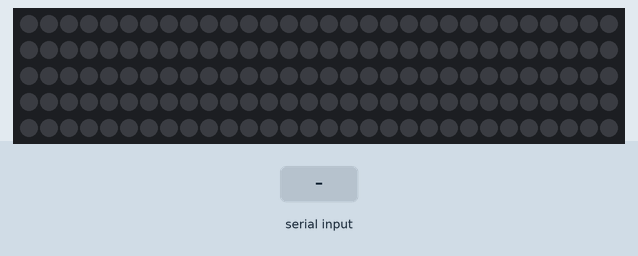
The sketch below on a simulated Arduino Uno, built with avr-gcc and run on an emulated ATmega328P. On the bench: 150 RGB LEDs in strip order, left to right, continuing on the next row. The inputs (shaded band) are chosen by the test bench. Dim RGB values are drawn brighter than linear.

Above: at 1.2 s.
1.3 s: "30,150;" received over Serial
At 1.9 s:
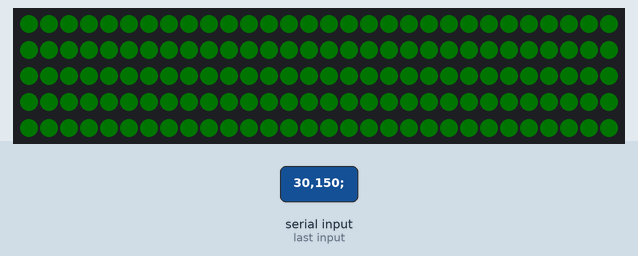
2.8 s: "200;" received over Serial
At 4.0 s:
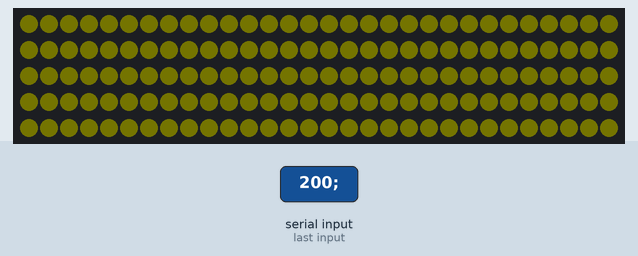
4.3 s: "90,45,200,10;" received over Serial
At 5.5 s:
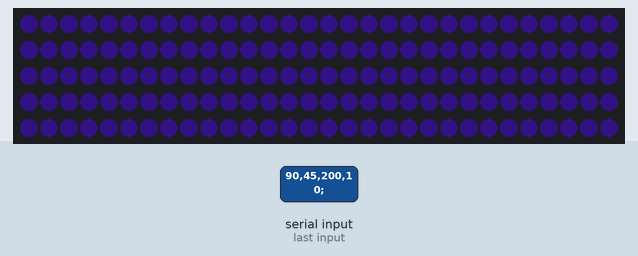
5.8 s: "30,150;" received over Serial
At 6.5 s:
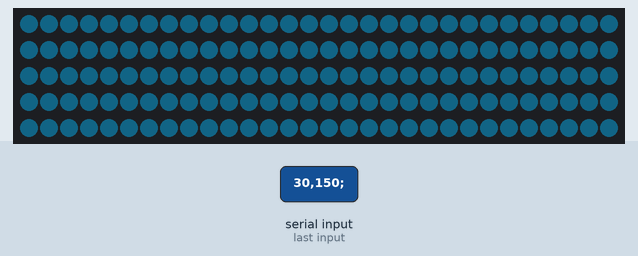
7.3 s: "200;" received over Serial
At 7.7 s:
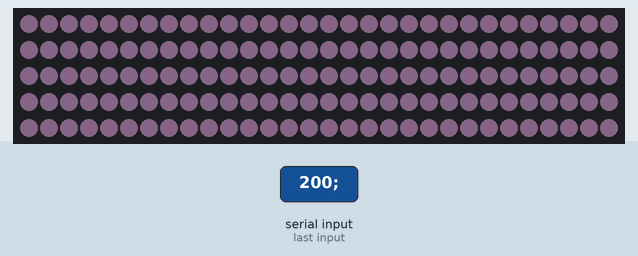
8.8 s: "90,45;" received over Serial
At 10.0 s:
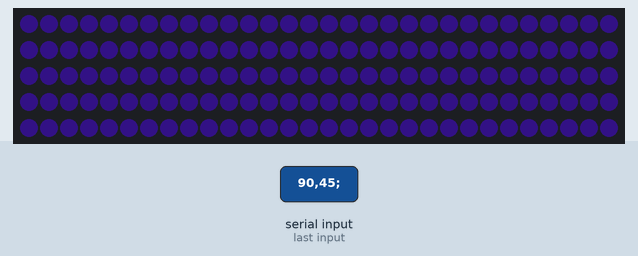
Timing chart, 0 to 11.3 s (numbered marks = the images above; inputs shaded):
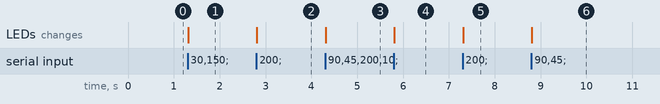

The sketch:

stripModes.ino
```cpp
#include <microLED.h>

#define STRIP_PIN 2    // LED strip pin
#define NUM_LEDS 150    // Number of LEDs
#define COLOR_DEPTH 3  // 3 bytes per color (RGB)

microLED<NUM_LEDS, STRIP_PIN, MLED_NO_CLOCK, LED_WS2818, ORDER_GRB, CLI_AVER> strip;

void setup() {
  Serial.begin(921600);
  strip.setBrightness(255);  // Set maximum brightness

  strip.clear();
  strip.show();  // Update the LED strip
  delay(1);
}
int prev_r, prev_g, prev_b, prev_brt;

void loop() {
  String dataString = Serial.readStringUntil(';');

  int r, g, b, brt;

  sscanf(dataString.c_str(), "%d,%d,%d,%d", &r, &g, &b, &brt);

  if (r != prev_r || g != prev_g || b != prev_b) {
    strip.fill(mRGB(r, g, b));
    strip.show();

    prev_r = r;
    prev_g = g;
    prev_b = b;
  }

  if (brt != prev_brt) {
    strip.setBrightness(brt);  // Set brightness
    strip.show();

    prev_brt = brt;
  }
}
```

Measured:
- after the input at 1.3 s, the LEDs: change at once (image 1)
- after the input at 2.8 s, the LEDs: change at once (image 2)
- after the input at 4.3 s, the LEDs: change at once (image 3)
- after the input at 5.8 s, the LEDs: change at once (image 4)
- after the input at 7.3 s, the LEDs: change at once (image 5)
- after the input at 8.8 s, the LEDs: change at once (image 6)
